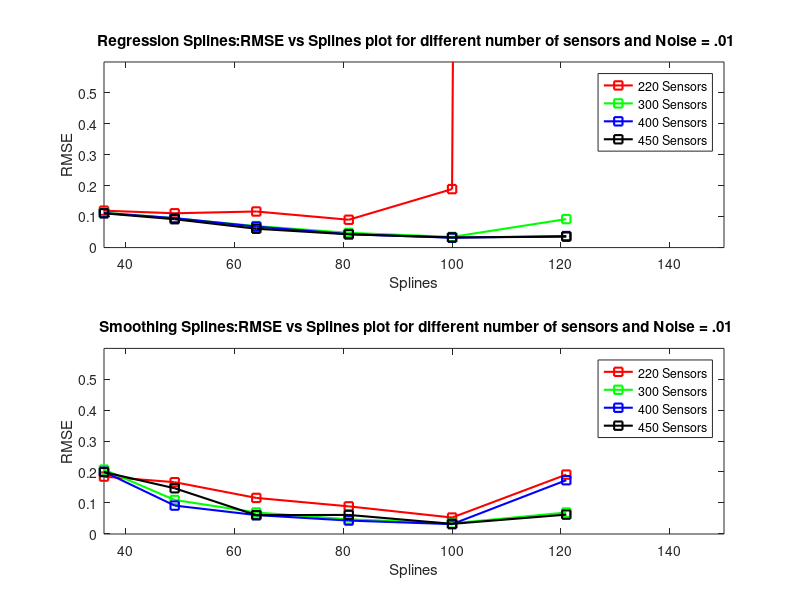
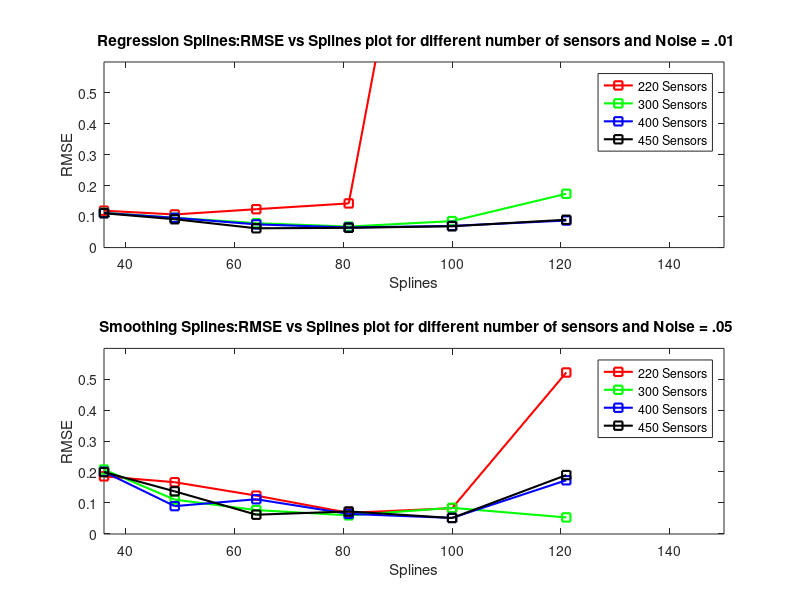
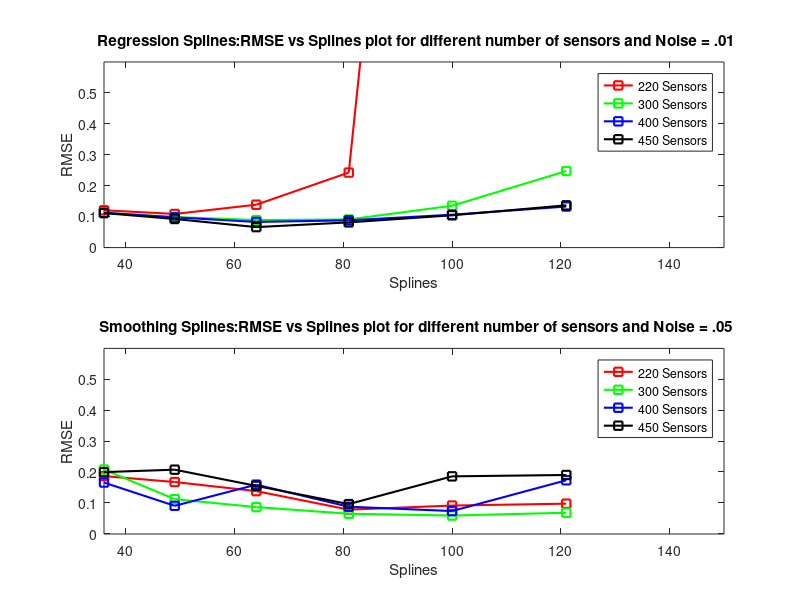
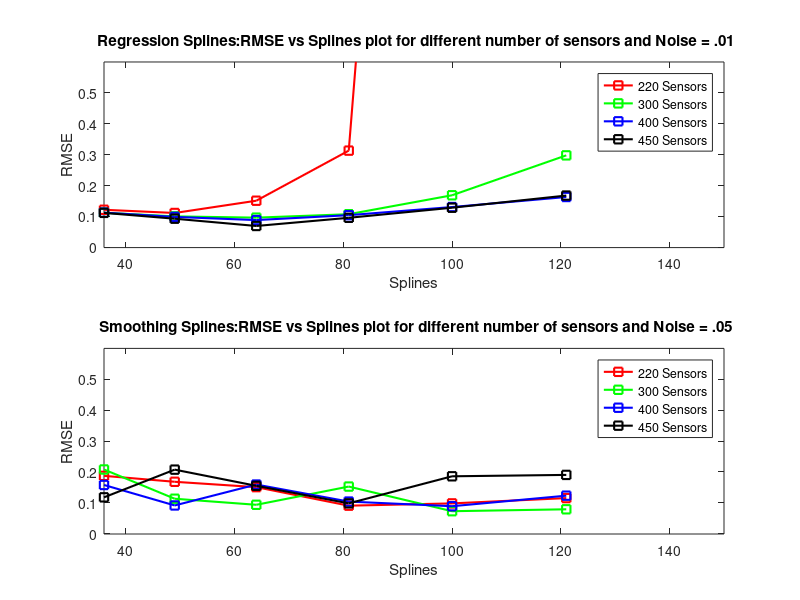

Recreate these plots in MATLAB, in order.
%Graphs for OCVHM


close all

x = [220 , 300, 400, 450];
y = [ 36 , 49 , 64 , 81 , 100 ,121];
z_reg_01 = [0.11854	0.11226	0.11094	0.11001
0.11012	0.09385	0.09442	0.09086
0.11589	0.06867	0.06689	0.06005
0.08916	0.04678	0.04249	0.04198
0.1884	0.03361	0.0309	0.03184
57.42233	0.09125	0.03634	0.03438];


z_smooth_01 =[0.18484	0.2075	0.20052	0.19946
0.16675	0.10922	0.091	0.14707
0.11586	0.06867	0.06029	0.06004
0.0885	0.04656	0.04249	0.06076
0.05228	0.03347	0.03088	0.03182
0.19138	0.06851	0.17319	0.06179];


figure (1)
subplot(2,1,1)
plot (y,z_reg_01(:,1),'rs-','LineWidth',1.5)%----220
hold on
plot (y,z_reg_01(:,2),'gs-','LineWidth',1.5)%----300
plot (y,z_reg_01(:,3),'bs-','LineWidth',1.5)%----400
plot (y,z_reg_01(:,4),'ks-','LineWidth',1.5)%----450
hold off
xlabel('Splines');
ylabel('RMSE');
axis([36 150  -.001 .6])
title(' Regression Splines:RMSE vs Splines plot for different number of sensors and Noise = .01');
legend('220 Sensors', '300 Sensors' , '400 Sensors' , '450 Sensors');

subplot(2,1,2)
plot (y,z_smooth_01(:,1),'rs-','LineWidth',1.5)%----220
hold on
plot (y,z_smooth_01(:,2),'gs-','LineWidth',1.5)%----300
plot (y,z_smooth_01(:,3),'bs-','LineWidth',1.5)%----400
plot (y,z_smooth_01(:,4),'ks-','LineWidth',1.5)%----450

hold off
xlabel('Splines');
ylabel('RMSE');
axis([36 150  -.001 .6])
title(' Smoothing Splines:RMSE vs Splines plot for different number of sensors and Noise = .01');
legend('220 Sensors', '300 Sensors' , '400 Sensors' , '450 Sensors');
%-----------------------------------------------------------------------------------
%.05
%-----------------------------------------------------------------------------------
x = [220 , 300, 400, 450];
y = [ 36 , 49 , 64 , 81 , 100 ,121];
z_reg_05 =[ 0.1184	0.11153 	0.11107	0.11023
0.10629	0.0956	0.09538	0.09082
0.12331	0.0781	0.07421	0.0615
0.14209	0.06692	0.06411	0.063
1.9189	0.0848	0.06913	0.06806
24.0125	0.17321	0.08668	0.08919
];


z_smooth_05 =[0.18567	0.20756	0.2004	0.19942
0.1667	0.11033	0.08924	0.13712
0.12328	0.0764	0.11153	0.0615
0.06744	0.05941	0.06411	0.07199
0.08258	0.08367	0.05113	0.05083
0.52193	0.05265	0.173	0.18982];


figure (2)
subplot(2,1,1)
plot (y,z_reg_05(:,1),'rs-','LineWidth',1.5)%----220
hold on
plot (y,z_reg_05(:,2),'gs-','LineWidth',1.5)%----300
plot (y,z_reg_05(:,3),'bs-','LineWidth',1.5)%----400
plot (y,z_reg_05(:,4),'ks-','LineWidth',1.5)%----450
hold off
xlabel('Splines');
ylabel('RMSE');
axis([36 150  -.001 .6])
title(' Regression Splines:RMSE vs Splines plot for different number of sensors and Noise = .01');
legend('220 Sensors', '300 Sensors' , '400 Sensors' , '450 Sensors');

subplot(2,1,2)
plot (y,z_smooth_05(:,1),'rs-','LineWidth',1.5)%----220
hold on
plot (y,z_smooth_05(:,2),'gs-','LineWidth',1.5)%----300
plot (y,z_smooth_05(:,3),'bs-','LineWidth',1.5)%----400
plot (y,z_smooth_05(:,4),'ks-','LineWidth',1.5)%----450

hold off
xlabel('Splines');
ylabel('RMSE');
axis([36 150  -.001 .6])
title(' Smoothing Splines:RMSE vs Splines plot for different number of sensors and Noise = .05');
legend('220 Sensors', '300 Sensors' , '400 Sensors' , '450 Sensors');

%----------------------------------------------------------------------------------------------
%.08
%------------------------------------------------------------------------------------------------

x = [220 , 300, 400, 450];
y = [ 36 , 49 , 64 , 81 , 100 ,121];
z_reg_08 =[ 0.11982	0.11157	0.11162	0.11083
0.1079	0.09798	0.09692	0.09162
0.13788	0.0882	0.08206	0.06533
0.24191	0.09012	0.08731	0.08066
3.44894	0.13448	0.10541	0.10359
3.01341	0.2469	0.13194	0.13588

];


z_smooth_08 =[0.18653	0.20771	0.16558	0.1994
0.16733	0.11185	0.09028	0.20728
0.13786	0.08612	0.15871	0.15479
0.07794	0.06457	0.0873	0.09582
0.09108	0.05872	0.07332	0.18565
0.09722	0.06791	0.17302	0.1901
];


figure (3)
subplot(2,1,1)
plot (y,z_reg_08(:,1),'rs-','LineWidth',1.5)%----220
hold on
plot (y,z_reg_08(:,2),'gs-','LineWidth',1.5)%----300
plot (y,z_reg_08(:,3),'bs-','LineWidth',1.5)%----400
plot (y,z_reg_08(:,4),'ks-','LineWidth',1.5)%----450
hold off
xlabel('Splines');
ylabel('RMSE');
axis([36 150  -.001 .6])
title(' Regression Splines:RMSE vs Splines plot for different number of sensors and Noise = .01');
legend('220 Sensors', '300 Sensors' , '400 Sensors' , '450 Sensors');

subplot(2,1,2)
plot (y,z_smooth_08(:,1),'rs-','LineWidth',1.5)%----220
hold on
plot (y,z_smooth_08(:,2),'gs-','LineWidth',1.5)%----300
plot (y,z_smooth_08(:,3),'bs-','LineWidth',1.5)%----400
plot (y,z_smooth_08(:,4),'ks-','LineWidth',1.5)%----450

hold off
xlabel('Splines');
ylabel('RMSE');
axis([36 150  -.001 .6])
title(' Smoothing Splines:RMSE vs Splines plot for different number of sensors and Noise = .05');
legend('220 Sensors', '300 Sensors' , '400 Sensors' , '450 Sensors');




%----------------------------------------------------------------------------------------------
%.1
%------------------------------------------------------------------------------------------------

x = [220 , 300, 400, 450];
y = [ 36 , 49 , 64 , 81 , 100 ,121];
z_reg_1 =[0.12148	0.11187	0.11219	0.11144
0.11107	0.10005	0.09833	0.09254
0.15076	0.09595	0.08813	0.06899
0.31298	0.10708	0.10399	0.09548
4.46975	0.16844	0.13031	0.1281
18.22565	0.29765	0.16281	0.16749

];


z_smooth_1 =[0.18729	0.20785	0.15774	0.1177
0.16807	0.11318	0.09147	0.20742
0.15073	0.09359	0.15912	0.15501
0.09072	0.15259	0.10398	0.09825
0.09808	0.0728	0.08897	0.18586
0.1153	0.07901	0.12311	0.19035
];


figure (4)
subplot(2,1,1)
plot (y,z_reg_1(:,1),'rs-','LineWidth',1.5)%----220
hold on
plot (y,z_reg_1(:,2),'gs-','LineWidth',1.5)%----300
plot (y,z_reg_1(:,3),'bs-','LineWidth',1.5)%----400
plot (y,z_reg_1(:,4),'ks-','LineWidth',1.5)%----450
hold off
xlabel('Splines');
ylabel('RMSE');
axis([36 150  -.001 .6])
title(' Regression Splines:RMSE vs Splines plot for different number of sensors and Noise = .01');
legend('220 Sensors', '300 Sensors' , '400 Sensors' , '450 Sensors');

subplot(2,1,2)
plot (y,z_smooth_1(:,1),'rs-','LineWidth',1.5)%----220
hold on
plot (y,z_smooth_1(:,2),'gs-','LineWidth',1.5)%----300
plot (y,z_smooth_1(:,3),'bs-','LineWidth',1.5)%----400
plot (y,z_smooth_1(:,4),'ks-','LineWidth',1.5)%----450

hold off
xlabel('Splines');
ylabel('RMSE');
axis([36 150  -.001 .6])
title(' Smoothing Splines:RMSE vs Splines plot for different number of sensors and Noise = .05');
legend('220 Sensors', '300 Sensors' , '400 Sensors' , '450 Sensors');











